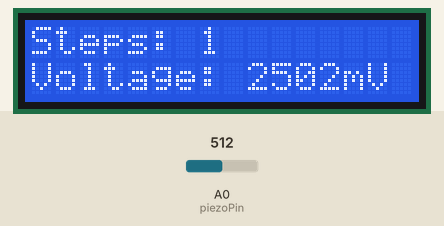
Recording of a sketch running on a simulated Arduino Uno, built with avr-gcc and run on an emulated ATmega328P. On the bench: 16×2 character LCD. The test bench sets the inputs (shaded band); at power-on: A0 (piezoPin) = 512.

Above: at 2.8 s.
2.9 s: A0 (piezoPin) set to 4
At 4.0 s:
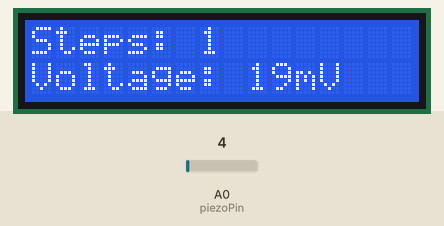
4.4 s: A0 (piezoPin) set to 1
At 4.9 s:
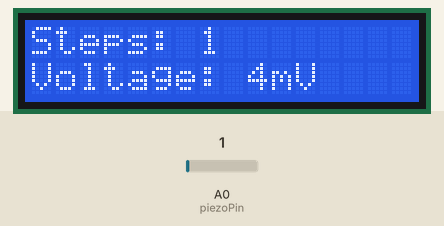
5.9 s: A0 (piezoPin) set to 110
At 6.2 s:
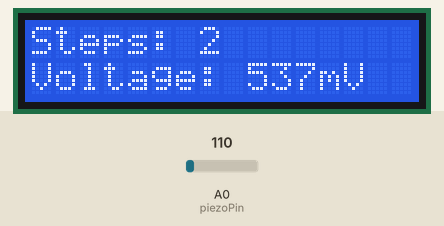
Timing chart, 0 to 8.9 s (numbered marks = the images above; inputs shaded):
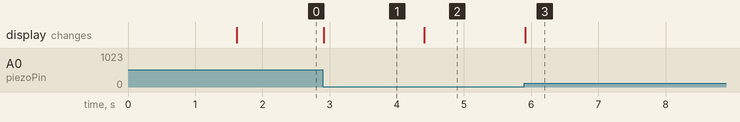

The sketch:

code.ino
```cpp
#include <Wire.h>
#include <LiquidCrystal_I2C.h>

const int piezoPin = A0;
const int threshold = 100;

const unsigned long debounceDelay = 250;

int stepCount = 0;
bool lastState = false;
unsigned long lastStepTime = 0;

LiquidCrystal_I2C lcd(0x27, 16, 2);

void setup() {
  lcd.init();
  lcd.backlight();
  lcd.print("Footstep Enegy");
  lcd.setCursor(3, 1);
  lcd.print("Generator");
  delay(1500);
  lcd.clear();
  lcd.setCursor(0, 0);
  lcd.print("Steps: 0");
  lcd.setCursor(0, 1);
  lcd.print("Voltage: 0mV");
}

void loop() {
  int sensorValue = analogRead(piezoPin);
  float vout_mv = ((sensorValue * 5.0) / 1023.0) * 1000.0;

  lcd.setCursor(9, 1);
  lcd.print((int)vout_mv);
  lcd.print("mV  ");

  bool currentState = (sensorValue > threshold);
  unsigned long now = millis();


  if (currentState && !lastState && (now - lastStepTime > debounceDelay)) {
    stepCount++;
    lastStepTime = now;
    lcd.setCursor(7, 0);
    lcd.print(stepCount);
  }

  lastState = currentState;
}
```

Measured:
- after the input at 2.9 s, the display: changes at once (image 1)
- after the input at 4.4 s, the display: changes at once (image 2)
- after the input at 5.9 s, the display: changes at once (image 3)
